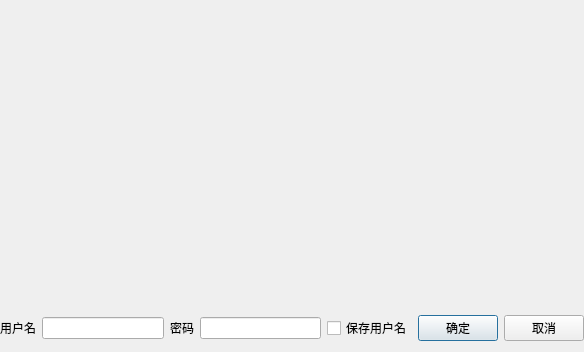
<?xml version="1.0" encoding="UTF-8"?>
<ui version="4.0">
 <class>QDlgLogin</class>
 <widget class="QDialog" name="QDlgLogin">
  <property name="geometry">
   <rect>
    <x>0</x>
    <y>0</y>
    <width>584</width>
    <height>352</height>
   </rect>
  </property>
  <property name="windowTitle">
   <string>Dialog</string>
  </property>
  <layout class="QGridLayout" name="gridLayout">
   <property name="leftMargin">
    <number>0</number>
   </property>
   <property name="topMargin">
    <number>0</number>
   </property>
   <property name="rightMargin">
    <number>0</number>
   </property>
   <item row="0" column="0">
    <widget class="QLabel" name="label_3">
     <property name="text">
      <string/>
     </property>
     <property name="pixmap">
      <pixmap resource="res.qrc">:/images/l.jpg</pixmap>
     </property>
     <property name="scaledContents">
      <bool>true</bool>
     </property>
    </widget>
   </item>
   <item row="1" column="0">
    <layout class="QHBoxLayout" name="horizontalLayout" stretch="0,1,0,1,0,0,0">
     <item>
      <widget class="QLabel" name="label">
       <property name="text">
        <string>用户名</string>
       </property>
       <property name="alignment">
        <set>Qt::AlignCenter</set>
       </property>
      </widget>
     </item>
     <item>
      <widget class="QLineEdit" name="editUser"/>
     </item>
     <item>
      <widget class="QLabel" name="label_2">
       <property name="text">
        <string>密码</string>
       </property>
       <property name="alignment">
        <set>Qt::AlignCenter</set>
       </property>
      </widget>
     </item>
     <item>
      <widget class="QLineEdit" name="editPSWD"/>
     </item>
     <item>
      <widget class="QCheckBox" name="chkBoxSave">
       <property name="text">
        <string>保存用户名</string>
       </property>
      </widget>
     </item>
     <item>
      <widget class="QPushButton" name="btn_Ok">
       <property name="text">
        <string>确定</string>
       </property>
      </widget>
     </item>
     <item>
      <widget class="QPushButton" name="btn_Cancle">
       <property name="text">
        <string>取消</string>
       </property>
      </widget>
     </item>
    </layout>
   </item>
  </layout>
 </widget>
 <resources>
  <include location="res.qrc"/>
 </resources>
 <connections>
  <connection>
   <sender>btn_Cancle</sender>
   <signal>clicked()</signal>
   <receiver>QDlgLogin</receiver>
   <slot>reject()</slot>
   <hints>
    <hint type="sourcelabel">
     <x>542</x>
     <y>333</y>
    </hint>
    <hint type="destinationlabel">
     <x>291</x>
     <y>175</y>
    </hint>
   </hints>
  </connection>
 </connections>
</ui>
